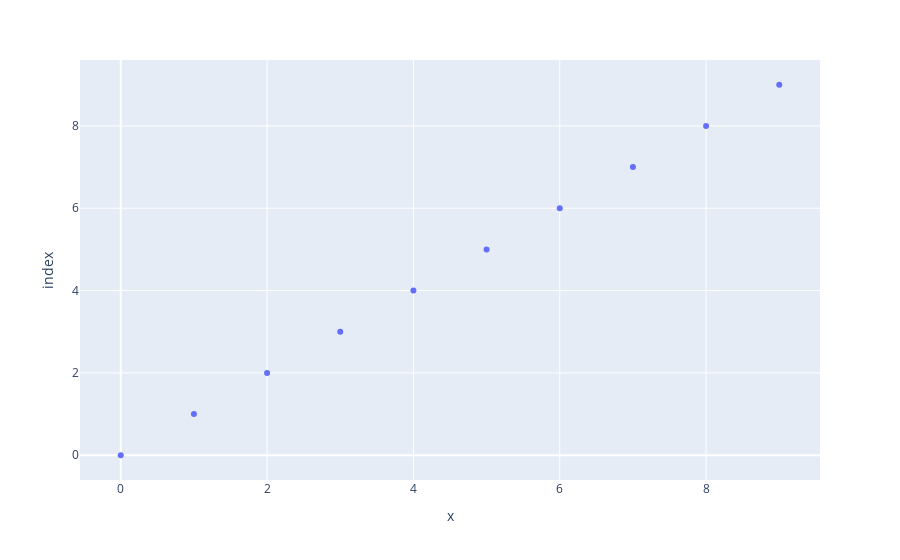

Source (notebook cell):
### Code cell
import pandas as pd
import plotly.express as px
fig = px.scatter(y, x)
fig.show()

### Figure 1 — Plotly figure (JSON) as saved in the notebook; plotly's stock layout.template omitted (floating-point values rounded to 4 significant figures)
{"data": [{"hovertemplate": "x=%{x}<br>index=%{y}<extra></extra>", "legendgroup": "", "marker": {"color": "#636efa", "symbol": "circle"}, "mode": "markers", "name": "", "orientation": "h", "showlegend": false, "x": [0, 1, 2, 3, 4, 5, 6, 7, 8, 9], "xaxis": "x", "y": [0, 1, 2, 3, 4, 5, 6, 7, 8, 9], "yaxis": "y", "type": "scatter"}], "layout": {"xaxis": {"anchor": "y", "domain": [0.0, 1.0], "title": {"text": "x"}}, "yaxis": {"anchor": "x", "domain": [0.0, 1.0], "title": {"text": "index"}}, "legend": {"tracegroupgap": 0}, "margin": {"t": 60}}}
